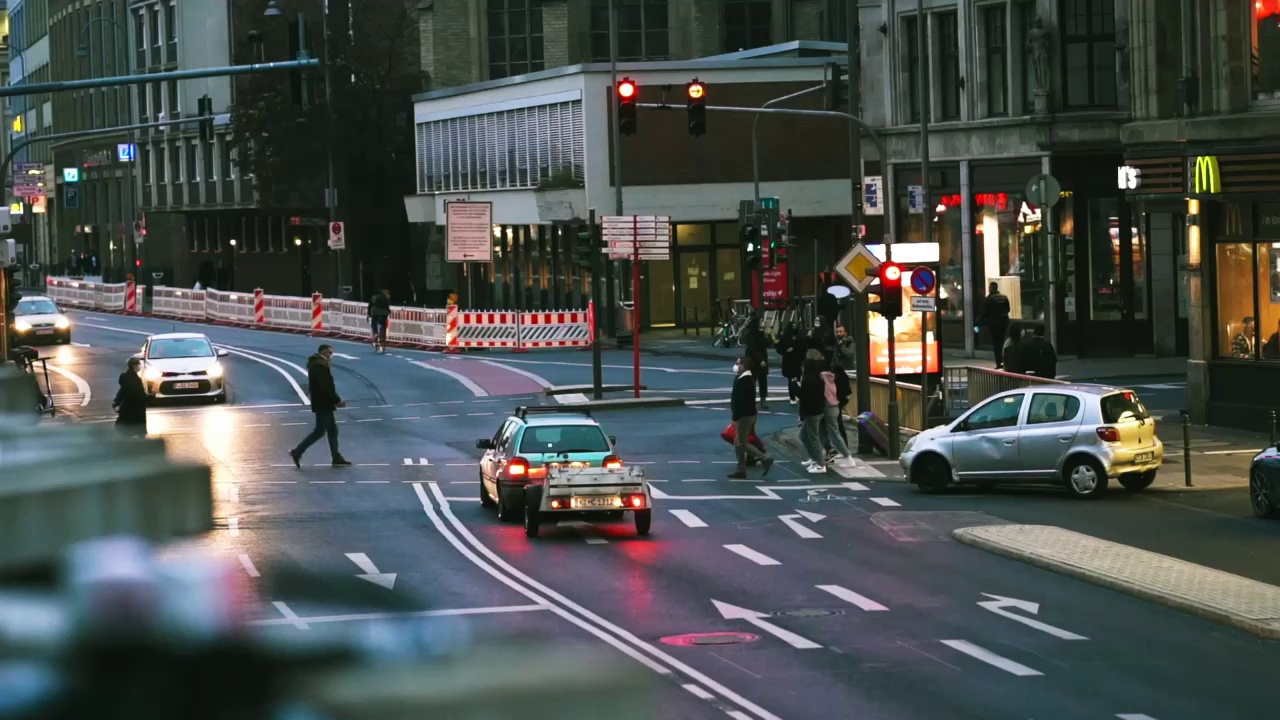
#> input picture sample.jpg, 1280 x 720 px, given in place of the camera
$ jupyter execute Assignment_1_and_2.ipynb
#> lines starting #> are read from the running program, lines starting #| are printed output that depends on the picture; after the words box and inside, x2 and y2 are one past the last pixel; in counts of white or black regions, pixels touching at a corner belong together
[cell 1]
#Assignment 1:
import cv2
import time
import numpy

cap = cv2.VideoCapture(1)
start_time = time.time()
frame_count=0

while(True):
    ret, frame = cap.read()
#> frame is the input picture: shape (720, 1280, 3); mean B, G, R 77.7, 79.4, 73.4
    gray = cv2.cvtColor(frame, cv2.COLOR_BGR2GRAY)
    blue,green,red = cv2.split(frame)
    #print(gray)
    frame_count += 1
    elapsed_time = time.time() - start_time
    fps = frame_count / elapsed_time
    print(fps)
    cv2.putText(frame, f"FPS: {fps:.2f}", (10, 30), cv2.FONT_HERSHEY_SIMPLEX, 1, (0, 255, 0), 2)
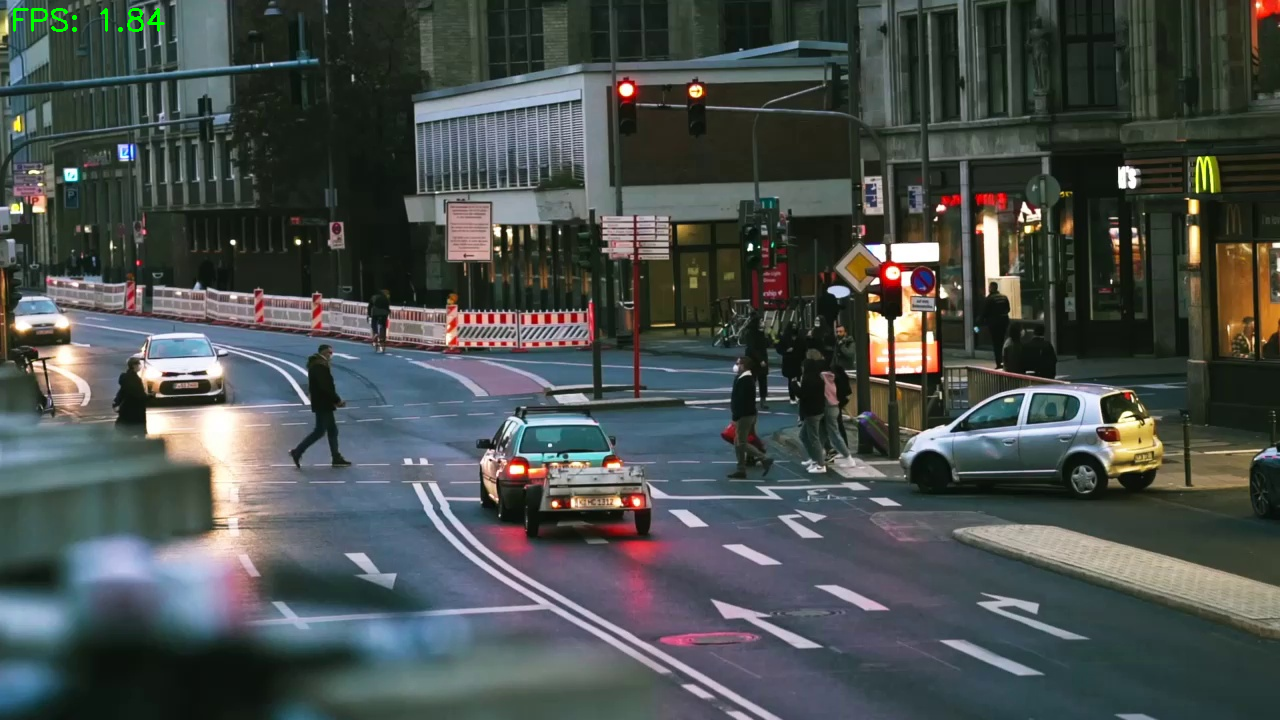
#> frame: shape (720, 1280, 3); 0.11% of pixels changed, all inside (x1, y1, x2, y2) = (13, 8, 165, 32)

    _, _, _, max_locg = cv2.minMaxLoc(gray)
#> max_locg = (71, 170)
    cv2.circle(frame,max_locg,10,(0,0,0),-1)
#> frame: shape (720, 1280, 3); 0.03% of pixels changed, all inside (x1, y1, x2, y2) = (61, 160, 82, 181)


    red_mask = cv2.inRange(frame, (0,0,100), (50,50,255))
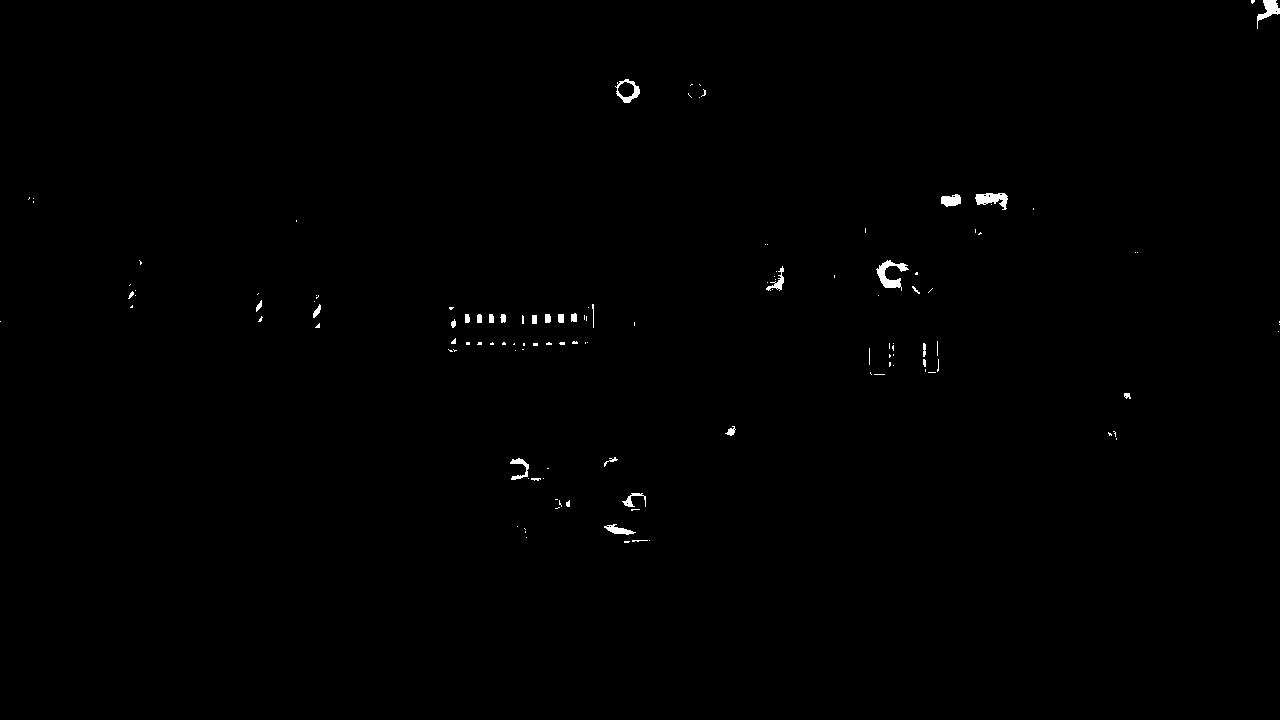
#> red_mask: shape (720, 1280); 0.36% white; 127 white regions (95 under 20 px), largest, box (x1, y1, x2, y2) and area: (876, 260, 909, 291) 395, (975, 193, 1008, 210) 323, (1257, 0, 1280, 29) 263
    max_logr = numpy.unravel_index(numpy.argmax(numpy.ma.masked_where(red_mask == 0, red)), red.shape)
#> max_logr = (195, 1000)


    cv2.circle(frame, max_logr, 10,(0,0, 255), -1)


    #Part 6
    max_intensity = 0
    max_loc = (0, 0)

    for y in range(frame.shape[0]):
        for x in range(frame.shape[1]):
            intensity = gray[y, x]
            if intensity > max_intensity:
                max_intensity = intensity
                max_loc = (x, y)
#> after the loop, max_intensity = 255; max_loc = (71, 170)

    cv2.circle(frame, max_loc, 30, (0, 255, 0))
#> frame: shape (720, 1280, 3); mean B, G, R 77.6, 79.6, 73.3


    cv2.imshow('frame', frame)
    #cv2.imshow('gray',gray)
    #cv2.imshow('red',red)


    if cv2.waitKey(1) & 0xFF == ord('q'):
#> (key q is pressed here)
        break

cap.release()

cv2.destroyAllWindows()

[cell 2]
#Assignment 2
import cv2
import numpy as np
import random
import time

start_time = time.time()
frame_count=0
cap = cv2.VideoCapture(0)


def distance_to_line(x, y, x0, y0, vx, vy):
    numerator = np.abs((y - y0) * vx - (x - x0) * vy)
    denominator = np.sqrt(vx**2 + vy**2)
    distance = numerator / denominator
    return distance

while True:
    ret, frame = cap.read()
    edges = cv2.Canny(frame, 50, 150)
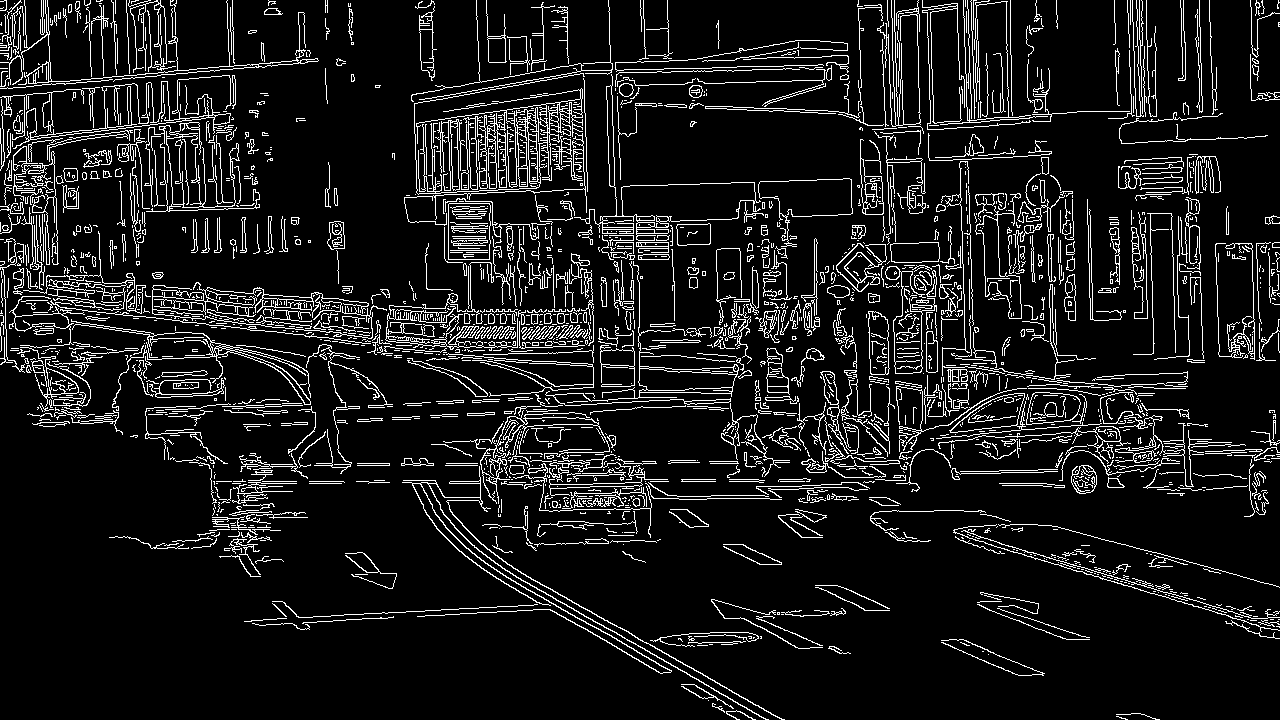
#> edges: shape (720, 1280); 9.9% white in thin lines or dots
    frame_count += 1
    elapsed_time = time.time() - start_time
    fps = frame_count / elapsed_time
    cv2.putText(frame, f"FPS: {fps:.2f}", (10, 30), cv2.FONT_HERSHEY_SIMPLEX, 1, (0, 255, 0), 2)

    i=0
    N=0
    Nmax=0
    limit=5

    epoints = np.column_stack(np.where(edges > 0))
#> epoints = 91253 pairs, first value 0 to 719, second value 0 to 1279
    ep_s = epoints[::5]
#> ep_s = 18251 pairs, first value 0 to 719, second value 0 to 1279
    while i<500:
        a, b = random.sample(range(len(ep_s)-1), 2)
        array = np.array([ep_s[a], ep_s[b]])

        vx, vy, x0, y0 = cv2.fitLine(array, cv2.DIST_L2, 0, 0.01, 0.01)

        N = np.sum(distance_to_line(ep_s[:, 0], ep_s[:, 1], x0, y0, vx, vy) < limit)

        if N > Nmax:
            best_line = (vx, vy, x0, y0)
            Nmax = N
            N=0
        i=i+1
#> this loop made 500 passes
#> (a, b, array, vx, vy, x0, y0) on passes 1, 4, 7, 10, 22, 36: (12623, 13781, [[389, 896], [421, 834]], [0.459], [-0.889], [405], [865]), (13268, 9938, [[407, 658], [320, 797]], [0.531], [-0.848], [363.5], [727.5]), (4563, 9235, [[167, 1179], [306, 626]], [0.244], [-0.97], [236.5], [902.5]), (4815, 10162, [[177, 182], [325, 1254]], [0.137], [0.991], [251], [718]), (7992, 10656, [[274, 929], [336, 1]], [0.0667], [-0.998], [305], [465]), (10388, 7933, [[330, 461], [272, 1133]], [0.086], [-0.996], [301], [797])
#> (a, b, best_line, Nmax) on passes 194, 330: (11148, 10428, ([0.0603], [0.998], [339], [489.5]), 508), (13281, 9177, ([0.138], [0.99], [356], [596]), 560)
#> after the loop, Nmax = 560; i = 500

    x1, y1 = int(best_line[2] - 1000 * best_line[0]), int(best_line[3] - 1000 * best_line[1])
#> x1 = 217; y1 = -394
    x2, y2 = int(best_line[2] + 1000 * best_line[0]), int(best_line[3] + 1000 * best_line[1])
#> x2 = 494; y2 = 1586


    cv2.line(frame, (y1, x1), (y2, x2), (0, 255, 0), 2)
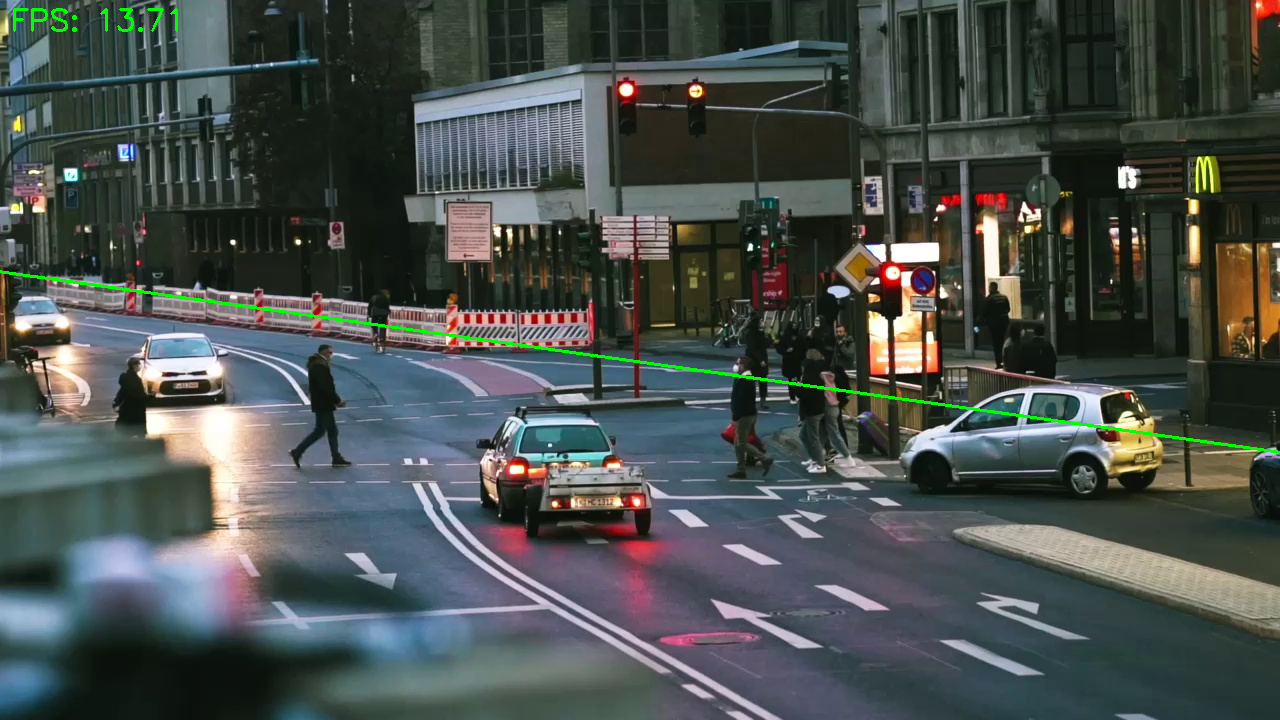
#> frame: shape (720, 1280, 3); mean B, G, R 77.2, 80.2, 72.9

    cv2.imshow('frame', frame)
    #cv2.imshow('canny', edges)

    # Break the loop if 'q' is pressed
    if cv2.waitKey(1) & 0xFF == ord('q'):
#> (key q is pressed here)
        break

cap.release()
cv2.destroyAllWindows()
